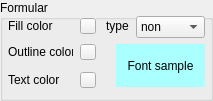
  <widget class="QGroupBox" name="groupBoxFormular">
   <property name="geometry">
    <rect>
     <x>6</x>
     <y>112</y>
     <width>213</width>
     <height>101</height>
    </rect>
   </property>
   <property name="title">
    <string>Formular</string>
   </property>
   <widget class="QPushButton" name="pushButtonFontF">
    <property name="geometry">
     <rect>
      <x>116</x>
      <y>44</y>
      <width>89</width>
      <height>43</height>
     </rect>
    </property>
    <property name="palette">
     <palette>
      <active>
       <colorrole role="WindowText">
        <brush brushstyle="SolidPattern">
         <color alpha="255">
          <red>0</red>
          <green>0</green>
          <blue>0</blue>
         </color>
        </brush>
       </colorrole>
       <colorrole role="Button">
        <brush brushstyle="SolidPattern">
         <color alpha="255">
          <red>170</red>
          <green>255</green>
          <blue>255</blue>
         </color>
        </brush>
       </colorrole>
       <colorrole role="Light">
        <brush brushstyle="SolidPattern">
         <color alpha="255">
          <red>255</red>
          <green>255</green>
          <blue>255</blue>
         </color>
        </brush>
       </colorrole>
       <colorrole role="Midlight">
        <brush brushstyle="SolidPattern">
         <color alpha="255">
          <red>212</red>
          <green>255</green>
          <blue>255</blue>
         </color>
        </brush>
       </colorrole>
       <colorrole role="Dark">
        <brush brushstyle="SolidPattern">
         <color alpha="255">
          <red>85</red>
          <green>127</green>
          <blue>127</blue>
         </color>
        </brush>
       </colorrole>
       <colorrole role="Mid">
        <brush brushstyle="SolidPattern">
         <color alpha="255">
          <red>113</red>
          <green>170</green>
          <blue>170</blue>
         </color>
        </brush>
       </colorrole>
       <colorrole role="Text">
        <brush brushstyle="SolidPattern">
         <color alpha="255">
          <red>0</red>
          <green>0</green>
          <blue>0</blue>
         </color>
        </brush>
       </colorrole>
       <colorrole role="BrightText">
        <brush brushstyle="SolidPattern">
         <color alpha="255">
          <red>255</red>
          <green>255</green>
          <blue>255</blue>
         </color>
        </brush>
       </colorrole>
       <colorrole role="ButtonText">
        <brush brushstyle="SolidPattern">
         <color alpha="255">
          <red>0</red>
          <green>0</green>
          <blue>0</blue>
         </color>
        </brush>
       </colorrole>
       <colorrole role="Base">
        <brush brushstyle="SolidPattern">
         <color alpha="255">
          <red>255</red>
          <green>255</green>
          <blue>255</blue>
         </color>
        </brush>
       </colorrole>
       <colorrole role="Window">
        <brush brushstyle="SolidPattern">
         <color alpha="255">
          <red>170</red>
          <green>255</green>
          <blue>255</blue>
         </color>
        </brush>
       </colorrole>
       <colorrole role="Shadow">
        <brush brushstyle="SolidPattern">
         <color alpha="255">
          <red>0</red>
          <green>0</green>
          <blue>0</blue>
         </color>
        </brush>
       </colorrole>
       <colorrole role="AlternateBase">
        <brush brushstyle="SolidPattern">
         <color alpha="255">
          <red>212</red>
          <green>255</green>
          <blue>255</blue>
         </color>
        </brush>
       </colorrole>
       <colorrole role="ToolTipBase">
        <brush brushstyle="SolidPattern">
         <color alpha="255">
          <red>255</red>
          <green>255</green>
          <blue>220</blue>
         </color>
        </brush>
       </colorrole>
       <colorrole role="ToolTipText">
        <brush brushstyle="SolidPattern">
         <color alpha="255">
          <red>0</red>
          <green>0</green>
          <blue>0</blue>
         </color>
        </brush>
       </colorrole>
      </active>
      <inactive>
       <colorrole role="WindowText">
        <brush brushstyle="SolidPattern">
         <color alpha="255">
          <red>0</red>
          <green>0</green>
          <blue>0</blue>
         </color>
        </brush>
       </colorrole>
       <colorrole role="Button">
        <brush brushstyle="SolidPattern">
         <color alpha="255">
          <red>170</red>
          <green>255</green>
          <blue>255</blue>
         </color>
        </brush>
       </colorrole>
       <colorrole role="Light">
        <brush brushstyle="SolidPattern">
         <color alpha="255">
          <red>255</red>
          <green>255</green>
          <blue>255</blue>
         </color>
        </brush>
       </colorrole>
       <colorrole role="Midlight">
        <brush brushstyle="SolidPattern">
         <color alpha="255">
          <red>212</red>
          <green>255</green>
          <blue>255</blue>
         </color>
        </brush>
       </colorrole>
       <colorrole role="Dark">
        <brush brushstyle="SolidPattern">
         <color alpha="255">
          <red>85</red>
          <green>127</green>
          <blue>127</blue>
         </color>
        </brush>
       </colorrole>
       <colorrole role="Mid">
        <brush brushstyle="SolidPattern">
         <color alpha="255">
          <red>113</red>
          <green>170</green>
          <blue>170</blue>
         </color>
        </brush>
       </colorrole>
       <colorrole role="Text">
        <brush brushstyle="SolidPattern">
         <color alpha="255">
          <red>0</red>
          <green>0</green>
          <blue>0</blue>
         </color>
        </brush>
       </colorrole>
       <colorrole role="BrightText">
        <brush brushstyle="SolidPattern">
         <color alpha="255">
          <red>255</red>
          <green>255</green>
          <blue>255</blue>
         </color>
        </brush>
       </colorrole>
       <colorrole role="ButtonText">
        <brush brushstyle="SolidPattern">
         <color alpha="255">
          <red>0</red>
          <green>0</green>
          <blue>0</blue>
         </color>
        </brush>
       </colorrole>
       <colorrole role="Base">
        <brush brushstyle="SolidPattern">
         <color alpha="255">
          <red>255</red>
          <green>255</green>
          <blue>255</blue>
         </color>
        </brush>
       </colorrole>
       <colorrole role="Window">
        <brush brushstyle="SolidPattern">
         <color alpha="255">
          <red>170</red>
          <green>255</green>
          <blue>255</blue>
         </color>
        </brush>
       </colorrole>
       <colorrole role="Shadow">
        <brush brushstyle="SolidPattern">
         <color alpha="255">
          <red>0</red>
          <green>0</green>
          <blue>0</blue>
         </color>
        </brush>
       </colorrole>
       <colorrole role="AlternateBase">
        <brush brushstyle="SolidPattern">
         <color alpha="255">
          <red>212</red>
          <green>255</green>
          <blue>255</blue>
         </color>
        </brush>
       </colorrole>
       <colorrole role="ToolTipBase">
        <brush brushstyle="SolidPattern">
         <color alpha="255">
          <red>255</red>
          <green>255</green>
          <blue>220</blue>
         </color>
        </brush>
       </colorrole>
       <colorrole role="ToolTipText">
        <brush brushstyle="SolidPattern">
         <color alpha="255">
          <red>0</red>
          <green>0</green>
          <blue>0</blue>
         </color>
        </brush>
       </colorrole>
      </inactive>
      <disabled>
       <colorrole role="WindowText">
        <brush brushstyle="SolidPattern">
         <color alpha="255">
          <red>85</red>
          <green>127</green>
          <blue>127</blue>
         </color>
        </brush>
       </colorrole>
       <colorrole role="Button">
        <brush brushstyle="SolidPattern">
         <color alpha="255">
          <red>170</red>
          <green>255</green>
          <blue>255</blue>
         </color>
        </brush>
       </colorrole>
       <colorrole role="Light">
        <brush brushstyle="SolidPattern">
         <color alpha="255">
          <red>255</red>
          <green>255</green>
          <blue>255</blue>
         </color>
        </brush>
       </colorrole>
       <colorrole role="Midlight">
        <brush brushstyle="SolidPattern">
         <color alpha="255">
          <red>212</red>
          <green>255</green>
          <blue>255</blue>
         </color>
        </brush>
       </colorrole>
       <colorrole role="Dark">
        <brush brushstyle="SolidPattern">
         <color alpha="255">
          <red>85</red>
          <green>127</green>
          <blue>127</blue>
         </color>
        </brush>
       </colorrole>
       <colorrole role="Mid">
        <brush brushstyle="SolidPattern">
         <color alpha="255">
          <red>113</red>
          <green>170</green>
          <blue>170</blue>
         </color>
        </brush>
       </colorrole>
       <colorrole role="Text">
        <brush brushstyle="SolidPattern">
         <color alpha="255">
          <red>85</red>
          <green>127</green>
          <blue>127</blue>
         </color>
        </brush>
       </colorrole>
       <colorrole role="BrightText">
        <brush brushstyle="SolidPattern">
         <color alpha="255">
          <red>255</red>
          <green>255</green>
          <blue>255</blue>
         </color>
        </brush>
       </colorrole>
       <colorrole role="ButtonText">
        <brush brushstyle="SolidPattern">
         <color alpha="255">
          <red>85</red>
          <green>127</green>
          <blue>127</blue>
         </color>
        </brush>
       </colorrole>
       <colorrole role="Base">
        <brush brushstyle="SolidPattern">
         <color alpha="255">
          <red>170</red>
          <green>255</green>
          <blue>255</blue>
         </color>
        </brush>
       </colorrole>
       <colorrole role="Window">
        <brush brushstyle="SolidPattern">
         <color alpha="255">
          <red>170</red>
          <green>255</green>
          <blue>255</blue>
         </color>
        </brush>
       </colorrole>
       <colorrole role="Shadow">
        <brush brushstyle="SolidPattern">
         <color alpha="255">
          <red>0</red>
          <green>0</green>
          <blue>0</blue>
         </color>
        </brush>
       </colorrole>
       <colorrole role="AlternateBase">
        <brush brushstyle="SolidPattern">
         <color alpha="255">
          <red>170</red>
          <green>255</green>
          <blue>255</blue>
         </color>
        </brush>
       </colorrole>
       <colorrole role="ToolTipBase">
        <brush brushstyle="SolidPattern">
         <color alpha="255">
          <red>255</red>
          <green>255</green>
          <blue>220</blue>
         </color>
        </brush>
       </colorrole>
       <colorrole role="ToolTipText">
        <brush brushstyle="SolidPattern">
         <color alpha="255">
          <red>0</red>
          <green>0</green>
          <blue>0</blue>
         </color>
        </brush>
       </colorrole>
      </disabled>
     </palette>
    </property>
    <property name="autoFillBackground">
     <bool>true</bool>
    </property>
    <property name="text">
     <string>Font sample</string>
    </property>
    <property name="flat">
     <bool>true</bool>
    </property>
   </widget>
   <widget class="QToolButton" name="toolButtonFillColor">
    <property name="geometry">
     <rect>
      <x>80</x>
      <y>18</y>
      <width>16</width>
      <height>16</height>
     </rect>
    </property>
    <property name="minimumSize">
     <size>
      <width>16</width>
      <height>16</height>
     </size>
    </property>
    <property name="maximumSize">
     <size>
      <width>16</width>
      <height>16</height>
     </size>
    </property>
    <property name="autoFillBackground">
     <bool>true</bool>
    </property>
    <property name="text">
     <string/>
    </property>
   </widget>
   <widget class="QLabel" name="labelFillColor">
    <property name="geometry">
     <rect>
      <x>8</x>
      <y>18</y>
      <width>65</width>
      <height>16</height>
     </rect>
    </property>
    <property name="text">
     <string>Fill color</string>
    </property>
   </widget>
   <widget class="QToolButton" name="toolButtonOutlineColor">
    <property name="geometry">
     <rect>
      <x>80</x>
      <y>44</y>
      <width>16</width>
      <height>16</height>
     </rect>
    </property>
    <property name="minimumSize">
     <size>
      <width>16</width>
      <height>16</height>
     </size>
    </property>
    <property name="maximumSize">
     <size>
      <width>16</width>
      <height>16</height>
     </size>
    </property>
    <property name="autoFillBackground">
     <bool>true</bool>
    </property>
    <property name="text">
     <string/>
    </property>
   </widget>
   <widget class="QLabel" name="labelOutlineColor">
    <property name="geometry">
     <rect>
      <x>8</x>
      <y>44</y>
      <width>65</width>
      <height>16</height>
     </rect>
    </property>
    <property name="text">
     <string>Outline color</string>
    </property>
   </widget>
   <widget class="QComboBox" name="comboBoxFormular">
    <property name="geometry">
     <rect>
      <x>136</x>
      <y>16</y>
      <width>69</width>
      <height>22</height>
     </rect>
    </property>
    <item>
     <property name="text">
      <string>non</string>
     </property>
    </item>
    <item>
     <property name="text">
      <string>Trace Id</string>
     </property>
    </item>
    <item>
     <property name="text">
      <string>Dur only</string>
     </property>
    </item>
    <item>
     <property name="text">
      <string>Full</string>
     </property>
    </item>
   </widget>
   <widget class="QLabel" name="labelFormularType">
    <property name="geometry">
     <rect>
      <x>106</x>
      <y>18</y>
      <width>31</width>
      <height>16</height>
     </rect>
    </property>
    <property name="text">
     <string>type</string>
    </property>
   </widget>
   <widget class="QToolButton" name="toolButtonTextColor">
    <property name="geometry">
     <rect>
      <x>80</x>
      <y>72</y>
      <width>16</width>
      <height>16</height>
     </rect>
    </property>
    <property name="minimumSize">
     <size>
      <width>16</width>
      <height>16</height>
     </size>
    </property>
    <property name="maximumSize">
     <size>
      <width>16</width>
      <height>16</height>
     </size>
    </property>
    <property name="autoFillBackground">
     <bool>true</bool>
    </property>
    <property name="text">
     <string/>
    </property>
   </widget>
   <widget class="QLabel" name="labelText1Color">
    <property name="geometry">
     <rect>
      <x>8</x>
      <y>72</y>
      <width>65</width>
      <height>16</height>
     </rect>
    </property>
    <property name="text">
     <string>Text color</string>
    </property>
   </widget>
  </widget>
